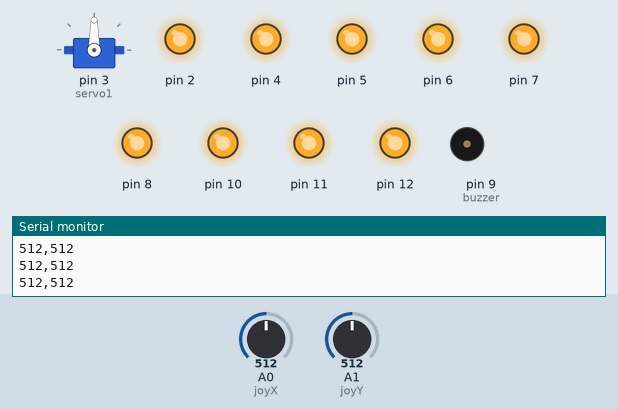
Recording of a sketch running on a simulated Arduino Uno, built with avr-gcc and run on an emulated ATmega328P. Shown: servo, output pins drawn as LEDs (lit = HIGH), buzzer (waves = sounding), the last lines printed to the serial monitor. Dashed ring = blinking. Inputs (shaded band) come from the test bench; at power-on: A0 (joyX) = 512, A1 (joyY) = 512. Pins used as bus, display or sensor lines are not drawn.

Above: at 1.2 s.
1.3 s: A0 (joyX) set to 489
2.8 s: A0 (joyX) set to 463
At 3.17 s:
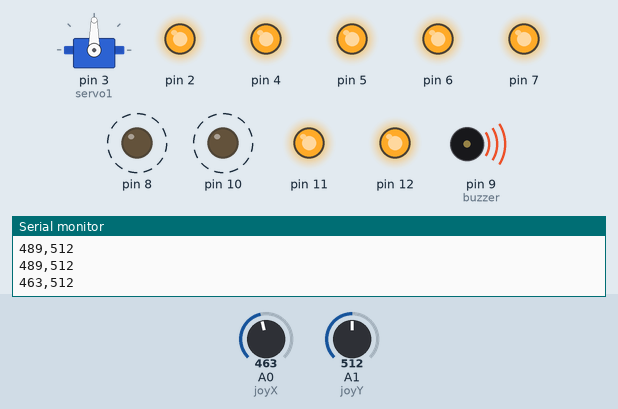
5.8 s: A1 (joyY) set to 716
At 6.49 s:
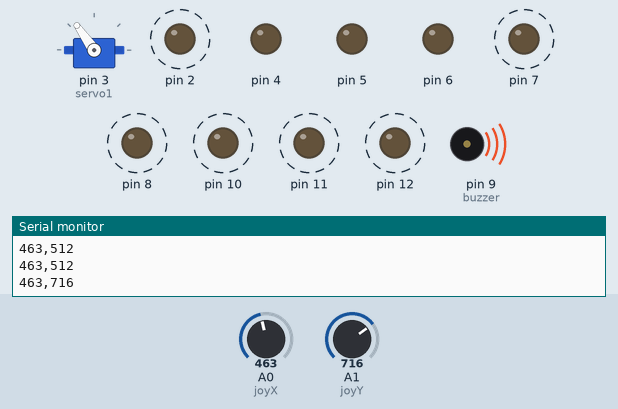
8.8 s: A0 (joyX) set to 490
At 11.0 s:
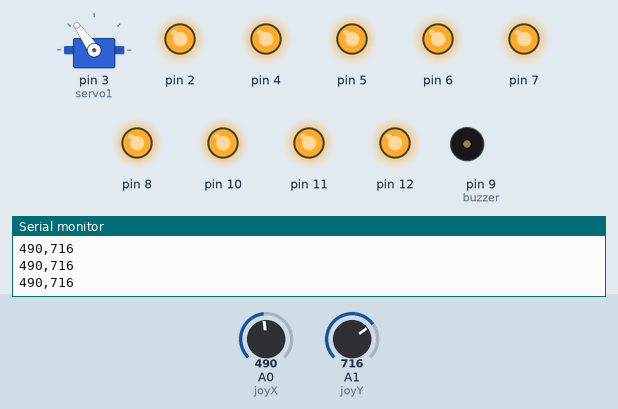
11.8 s: A1 (joyY) set to 900
At 12.7 s:
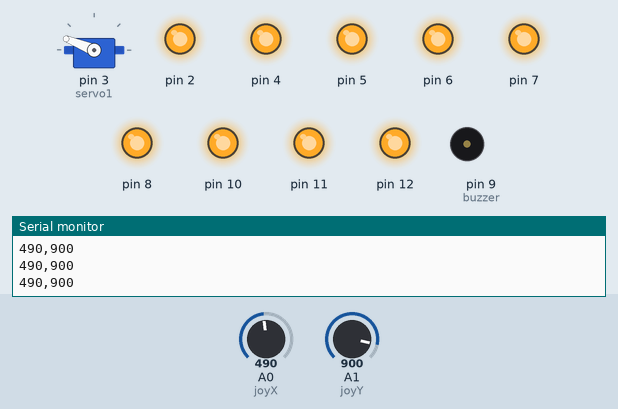
13.3 s: A1 (joyY) set to 984
At 13.6 s:
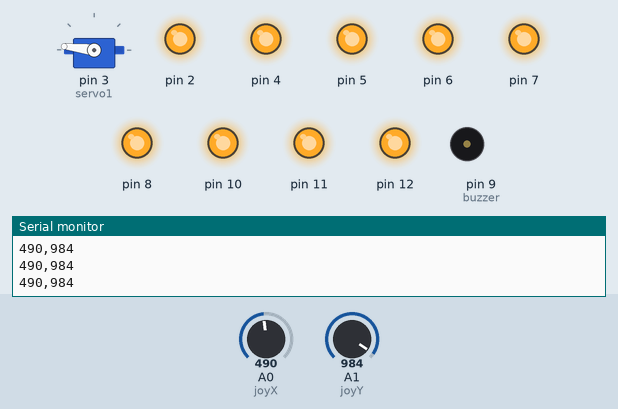
14.8 s: A1 (joyY) set to 1014
At 15.7 s:
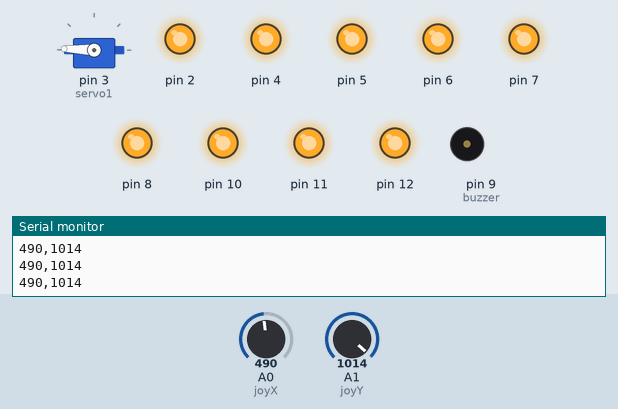
Timing chart, 0 to 17.8 s (numbered marks = the images above; inputs shaded):
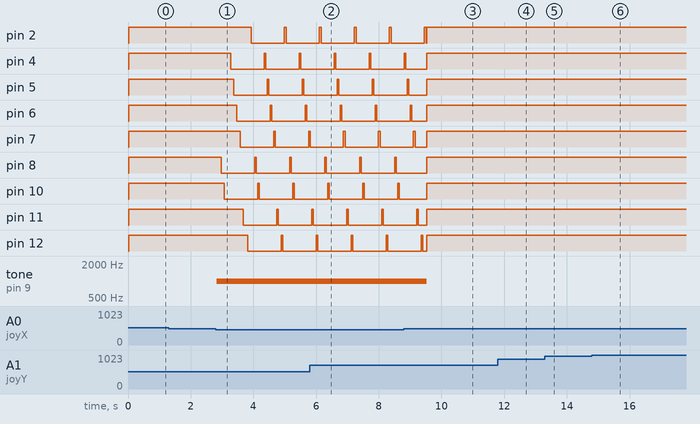

The sketch:

arduino.ino
```cpp
#include <LiquidCrystal.h>
#include <Servo.h>
Servo servo1;
int joyX = 0;
int joyY = 1;

const int buzzer = 9;


int servoVal;

void setup()
{
  pinMode(10,OUTPUT);
   pinMode(8,OUTPUT);
   pinMode(3,OUTPUT);
   pinMode(4,OUTPUT);
   pinMode(5,OUTPUT);
   pinMode(6,OUTPUT);
   pinMode(7,OUTPUT);
   pinMode(11,OUTPUT);
   pinMode(12,OUTPUT);
   pinMode(2,OUTPUT);
    pinMode(buzzer, OUTPUT);
   Serial.begin(9600);
  servo1.attach(3);

}

void loop()
{
  int x,y;
  x=analogRead(joyX);
  y=analogRead(joyY);

  Serial.print(x,DEC);
   Serial.print(",");
   Serial.print(y,DEC);
     Serial.print("\n");

    servoVal = analogRead(joyX);
  servoVal = map(servoVal, 0, 1023, 0, 180);
  servo1.write(servoVal);

    servoVal = analogRead(joyY);
  servoVal = map(servoVal, 0, 1023,0, 180);
  servo1.write(servoVal);
  delay(15);

    if(x>=480)
    {
          digitalWrite(2,HIGH);
          digitalWrite(3,HIGH);
          digitalWrite(4,HIGH);
          digitalWrite(5,HIGH);
          digitalWrite(6,HIGH);
          digitalWrite(7,HIGH);
          digitalWrite(8,HIGH);
          digitalWrite(10,HIGH);
          digitalWrite(11,HIGH);
          digitalWrite(12,HIGH);
       noTone(buzzer);     // Stop sound...


      }

   else
   {

         tone(buzzer, 1000); // Send 1KHz sound signal...
  delay(100);   // ...for 1 sec


        digitalWrite(8,HIGH);
         delay(50);
         digitalWrite(8,LOW);
           delay(50);
       digitalWrite(10,HIGH);
         delay(50);
            digitalWrite(10,LOW);
              delay(50);
       digitalWrite(3,HIGH);
        delay(50);
         digitalWrite(3,LOW);
         delay(50);
       digitalWrite(4,HIGH);
        delay(50);
               digitalWrite(4,LOW);
               delay(50);
       digitalWrite(5,HIGH);
          delay(50);
            digitalWrite(5,LOW);
            delay(50);
              digitalWrite(6,HIGH);
               delay(50);
                digitalWrite(6,LOW);
                  delay(50);
       digitalWrite(7,HIGH);
        delay(50);
         digitalWrite(7,LOW);
          delay(50);
       digitalWrite(11,HIGH);
       delay(50);
             digitalWrite(11,LOW);
              delay(100);
       digitalWrite(12,HIGH);
        delay(50);
              digitalWrite(12,LOW);
               delay(50);

        digitalWrite(2,HIGH);
         delay(50);
         digitalWrite(2,LOW);
    }


}
```

Measured:
- the behaviour switches between 480 and 479 on A0 (joyX) (found by bisection; images 0 and 1)
- after the input at 2.8 s, pin 2: HIGH → LOW after 1.1 s, → HIGH 1.1 s later, → LOW 0.05 s later; pin 4: alternates HIGH for 0.05 s and LOW for 1.1 s, starting after 0.48 s
- after the input at 5.8 s, servo on pin 3 (servo1): 90° → 125° after 0.36 s
- after the input at 8.8 s, tone on pin 9 (buzzer): 1000 Hz → silent after 0.72 s
- after the input at 11.8 s, servo on pin 3 (servo1): 125° → 158° at once
- after the input at 13.3 s, servo on pin 3 (servo1): 158° → 173° at once
- after the input at 14.8 s, servo on pin 3 (servo1): 173° → 178° at once
